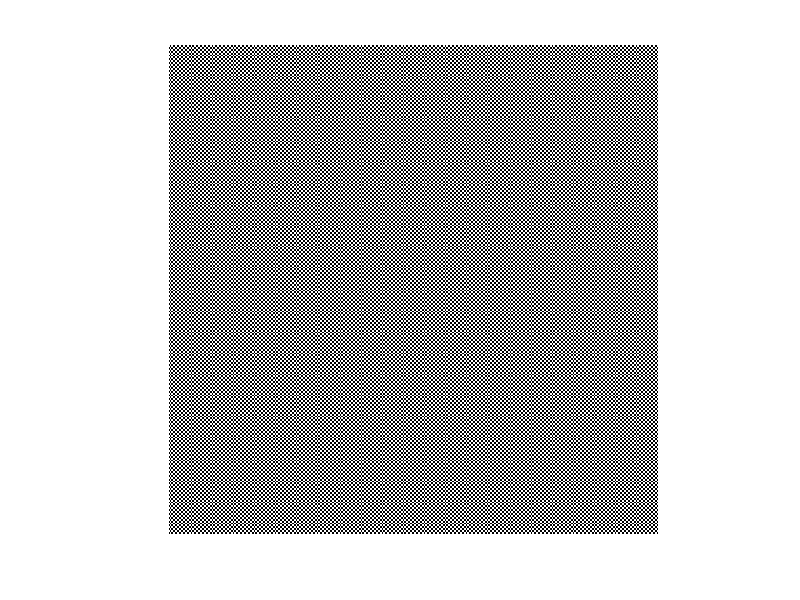

Write the MATLAB code that produced this figure. (Note: this script raises an error after producing the figure.)
% Task 3:  Nonrectangular Sampling Grids

% Author: Matthew Knight
% File Name: task3.m
% Date: 2017-10-16

addpath('../images/');

width = 256;

% Create checkerboard image

I1 = zeros(width);
for i = 1:width
    for j = 1:width
        if mod(i,2) ~= 0
            if mod(j,2) == 0;
                I1(i,j) = 1;
            end
        else
            if mod(j,2) ~= 0
                I1(i,j) = 1;
            end
        end
    end
end

fig1 = figure;
imshow(I1);

saveas(fig1, 'checkered.png');

s = [1 1; 1 -1];

I2 = s *I1;